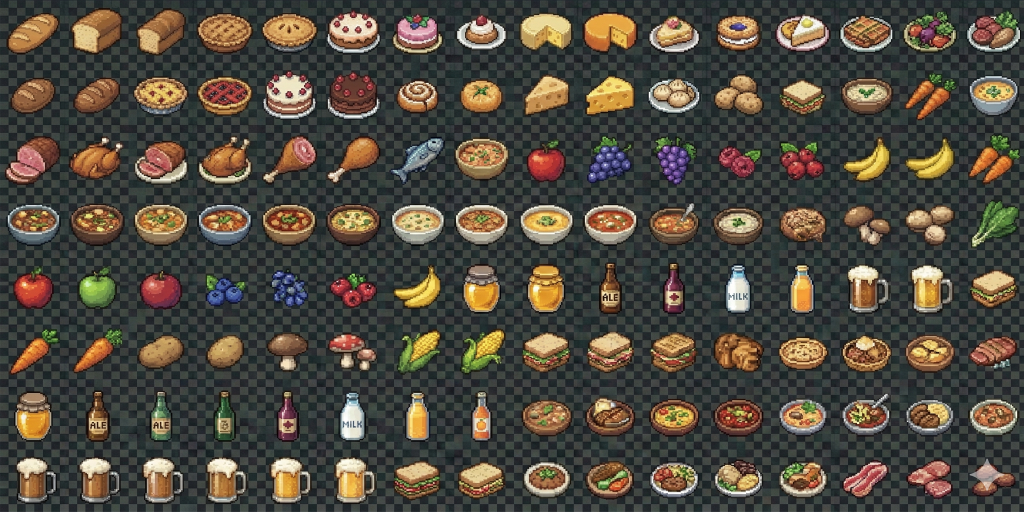
#> input picture Food.png, 2048 x 1024 px (shown at 1/2 size)
$ python slice_spritesheet.py ../Food.png
#> lines starting #> are read from the running program, lines starting #| are printed output that depends on the picture
from PIL import Image
import os
import sys
import argparse

def process_spritesheet(input_path, output_dir, target_w=1024, target_h=2048, sprite_size=128):
    """
    Normalizes a spritesheet to a specific size and slices it into uniform tiles.
    """
#> called with input_path = '../Food.png', output_dir = 'output_sprites', target_w = 1024, target_h = 2048, sprite_size = 128
    if not os.path.exists(input_path):
        print(f"Error: File not found: {input_path}")
        return

    if not os.path.exists(output_dir):
        os.makedirs(output_dir)

    try:
        # Load
        img = Image.open(input_path).convert("RGBA")
#> img is the input picture: PIL image 2048x1024 RGBA; mean R, G, B, A 80.3, 74, 63.1, 255
        orig_w, orig_h = img.size
#> orig_w = 2048; orig_h = 1024
        print(f"Original Size: {orig_w}x{orig_h}")
#| Original Size: 2048x1024

        # Transparency Check (Sample a 64x64 block for checkerboard colors)
        sample_size = 64
        sample_patch = list(img.crop((0, 0, sample_size, sample_size)).getdata())
#> sample_patch = 4096 items, first 6: (21, 29, 32, 233), (22, 31, 34, 243), (20, 31, 33, 241), (21, 32, 34, 241), (22, 31, 34, 241), (22, 30, 32, 241)
        from collections import Counter
        # Take the top 2 most common colors (the two checkerboard tones)
        bg_candidates = [c[0] for c in Counter(sample_patch).most_common(2)]
#> bg_candidates = [(30, 38, 41, 255), (29, 37, 40, 255)]

        print(f"Applying transparency based on detected checkerboard tones: {bg_candidates}")
#| Applying transparency based on detected checkerboard tones: [(30, 38, 41, 255), (29, 37, 40, 255)]
        datas = img.getdata()
        new_data = []
        tolerance = 45

        # Memoization set for performance
        is_bg_cache = {}

        for item in datas:
            rgb = item[:3]
            if rgb in is_bg_cache:
                is_bg = is_bg_cache[rgb]
            else:
                is_bg = False
                for bg_color in bg_candidates:
                    if all(abs(rgb[i] - bg_color[i]) < tolerance for i in range(3)):
                        is_bg = True
                        break
                is_bg_cache[rgb] = is_bg

            if is_bg:
                new_data.append((0, 0, 0, 0))
            else:
                new_data.append(item)
#> this loop made 2097152 passes
#> item on passes 1 to 12: (21, 29, 32, 233), (22, 31, 34, 243), (20, 31, 33, 241), (21, 32, 34, 241), (22, 31, 34, 241), (22, 30, 32, 241), (22, 32, 32, 241), (21, 30, 32, 241), (23, 31, 34, 241), (24, 28, 31, 241), (22, 27, 30, 241), (23, 28, 31, 241)
#> after the loop, is_bg_cache = 473946 items; new_data = 2097152 items
        img.putdata(new_data)
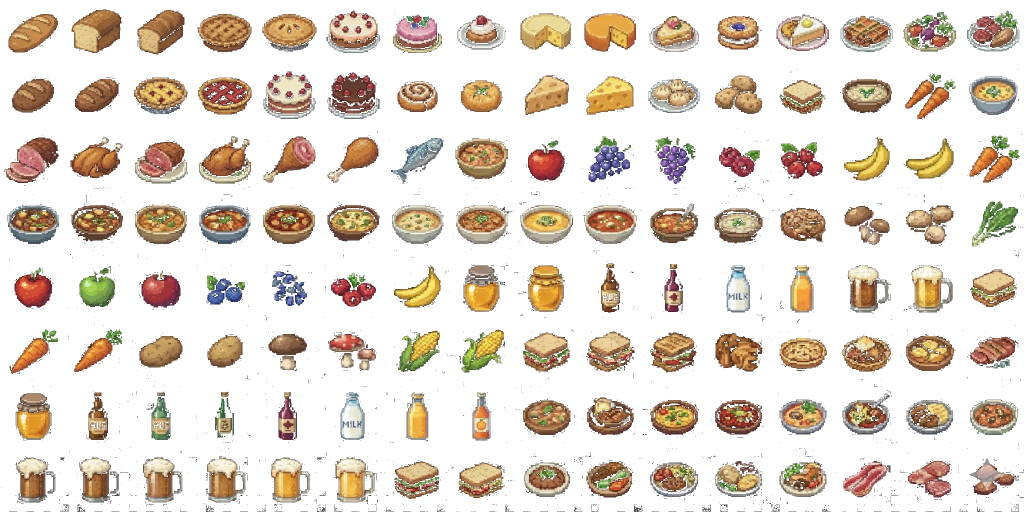
#> img: PIL image 2048x1024 RGBA (shown at 1/2 size); mean R, G, B, A 47.1, 37.4, 27.2, 73.8; transparent parts drawn white

        # Resize AFTER transparency
        img = img.resize((target_w, target_h), Image.Resampling.LANCZOS)
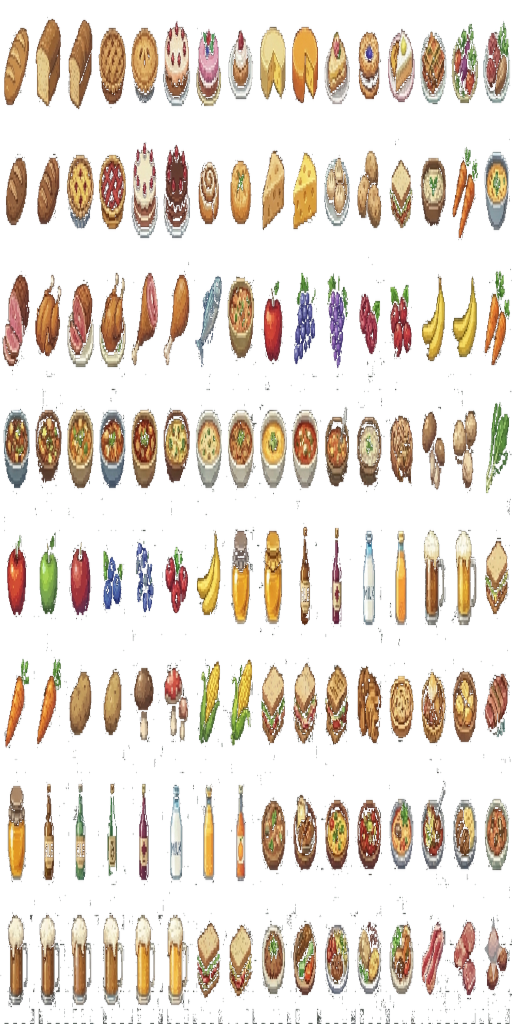
#> img: PIL image 1024x2048 RGBA (shown at 1/2 size); mean R, G, B, A 52.9, 42.4, 31.5, 73.7; transparent parts drawn white
        print(f"Normalized to: {img.size}")
#| Normalized to: (1024, 2048)

        # Slicing
        cols = target_w // sprite_size
        rows = target_h // sprite_size
        print(f"Slicing into {cols}x{rows} grid ({sprite_size}px tiles)...")

        base_name = os.path.splitext(os.path.basename(input_path))[0]
        count = 0

        for r in range(rows):
            for c in range(cols):
                left = c * sprite_size
                top = r * sprite_size
                right = left + sprite_size
                bottom = top + sprite_size

                sprite = img.crop((left, top, right, bottom))

                # Only save if the sprite isn't completely empty (optional)
                # if sprite.getextrema()[3][1] > 0:

                fpath = os.path.join(output_dir, f"{base_name}_{count:03d}.png")
                sprite.save(fpath, "PNG")
                count += 1
#> this loop made 16 passes
#> pass 1, in process_spritesheet, `sprite.save(fpath, "PNG")`:
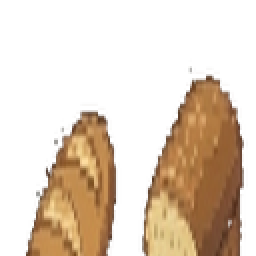
#> saved as Food_000.png: PIL image 128x128 RGBA (shown 2 times larger); mean R, G, B, A 62.8, 45.4, 28, 89.1; transparent parts drawn white
#> pass 1, in process_spritesheet, `sprite.save(fpath, "PNG")`:
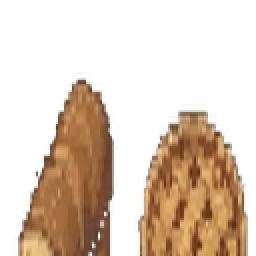
#> saved as Food_001.png: PIL image 128x128 RGBA (shown 2 times larger); mean R, G, B, A 62.9, 44.2, 27.5, 92.1; transparent parts drawn white
#> pass 1, in process_spritesheet, `sprite.save(fpath, "PNG")`:
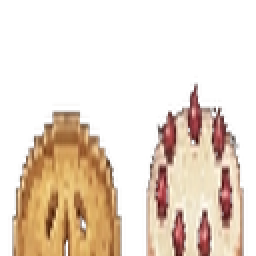
#> saved as Food_002.png: PIL image 128x128 RGBA (shown 2 times larger); mean R, G, B, A 79.3, 62.9, 47.8, 95.9; transparent parts drawn white
#> pass 1, in process_spritesheet, `sprite.save(fpath, "PNG")`:
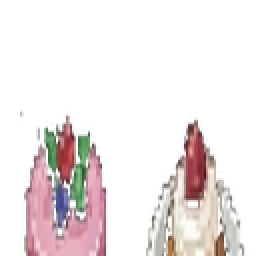
#> saved as Food_003.png: PIL image 128x128 RGBA (shown 2 times larger); mean R, G, B, A 47.2, 39.3, 39.1, 59.1; transparent parts drawn white
#> after the loop:
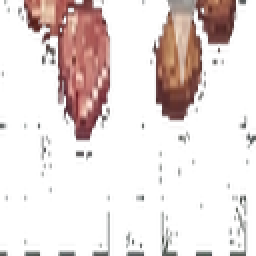
#> sprite: PIL image 128x128 RGBA (shown 2 times larger); mean R, G, B, A 40.6, 29.2, 27.2, 55.5; transparent parts drawn white
#> after the loop, count = 128

        print(f"Successfully exported {count} sprites to: {output_dir}")
#| Successfully exported 128 sprites to: output_sprites

    except Exception as e:
        print(f"System Error: {e}")

if __name__ == "__main__":
    parser = argparse.ArgumentParser(description="BRQSE Sprite Sheet Processor")
    parser.add_argument("input", help="Path to input sprite sheet image")
    parser.add_argument("--output", default="output_sprites", help="Directory to save slices")
    parser.add_argument("--width", type=int, default=1024, help="Target Sheet Width")
    parser.add_argument("--height", type=int, default=2048, help="Target Sheet Height")
    parser.add_argument("--size", type=int, default=128, help="Sprite Tile Size")

    args = parser.parse_args()
    process_spritesheet(args.input, args.output, args.width, args.height, args.size)
